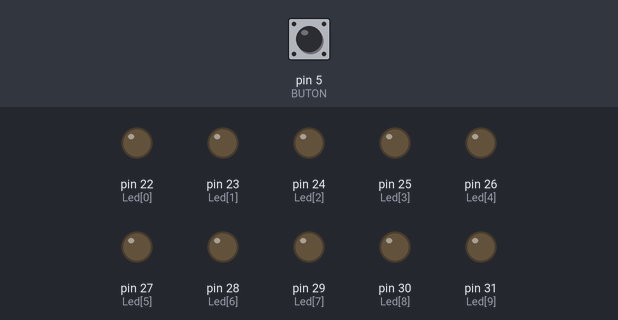
The sketch below on a simulated Arduino Mega 2560, built with avr-gcc and run on an emulated ATmega2560. Parts: output pins drawn as LEDs (lit = HIGH). The test bench sets the inputs (shaded band); at power-on: pin 5 (BUTON) HIGH.

Above: at 1.2 s.
1.3 s: pin 5 (BUTON) pulled LOW for 0.15 s
At 1.7 s:
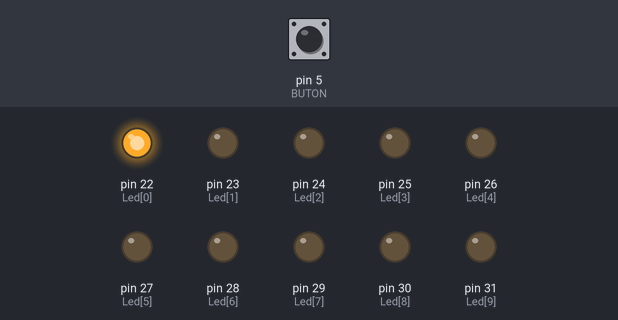
At 3.7 s:
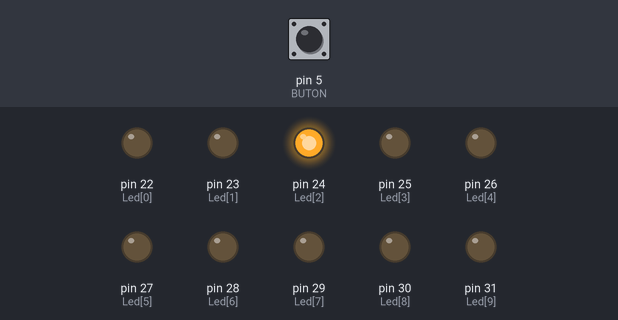
10.4 s: pin 5 (BUTON) pulled LOW for 1 s
At 12.6 s:
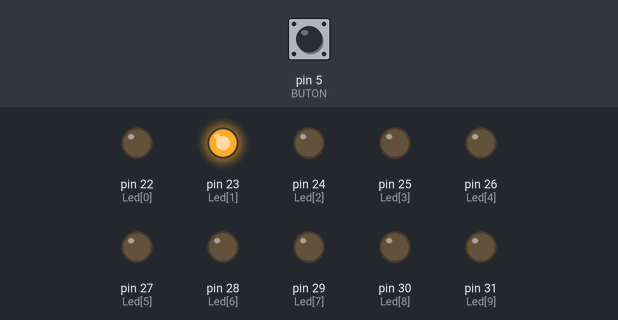
Timing chart, 0 to 22.3 s (numbered marks = the images above; inputs shaded):
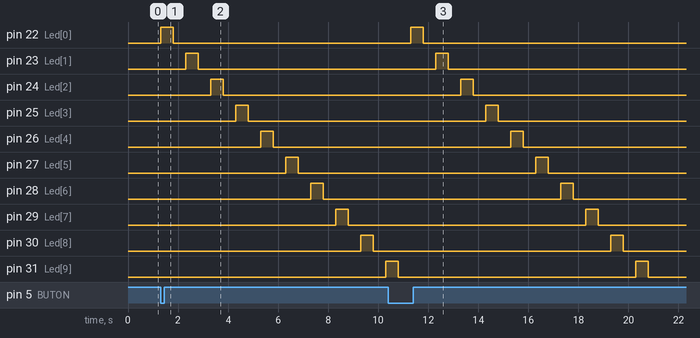

Measured:
- after the input at 1.3 s, pin 22 (Led[0]): LOW → HIGH at once, → LOW 0.50 s later; pin 23 (Led[1]): LOW → HIGH after 1.0 s, → LOW 0.50 s later; pin 24 (Led[2]): LOW → HIGH after 2.0 s, → LOW 0.50 s later; pin 25 (Led[3]): LOW → HIGH after 3.0 s, → LOW 0.50 s later; pin 26 (Led[4]): LOW → HIGH after 4.0 s, → LOW 0.50 s later
- after the input at 10.4 s, pin 22 (Led[0]): LOW → HIGH after 0.90 s, → LOW 0.50 s later; pin 23 (Led[1]): LOW → HIGH after 1.9 s, → LOW 0.50 s later; pin 24 (Led[2]): LOW → HIGH after 2.9 s, → LOW 0.50 s later; pin 25 (Led[3]): LOW → HIGH after 3.9 s, → LOW 0.50 s later; pin 26 (Led[4]): LOW → HIGH after 4.9 s, → LOW 0.50 s later

The sketch:

5_SV2_ARD_BUTONLA_SIRAYLA_LED_YAKMA.ino
```cpp
#define BUTON 5                                             //BUTON değşkeni ve bağlı olduğu pin tanımlanır

int Led [ ] = {22,23,24,25,26,27,28,29,30,31};              //10 adet LED ve bağlı olduğu pinler, Led değişkeni ile dizi şeklinde tanımlanır

int Buton_durumu=1;                                         //Buton_durumu tanımlanır ve butonun başlangıçtaki dijital durumu değişkene atanır(Butonlar pull-up bağlıolduğundan başlangıçtaki dijital udurmları 1'dir. Pull-down buton kullanılması durumunda başlangıçtaki dijital durumu 0 olarak girilmelidir)


void setup() {

 pinMode(BUTON,INPUT);                                      //BUTON'a giriş verilir

    for(int i=0; i<10; i++)                                 // i değişkeni ve başlangıç değeri tanımlanır. i değişkeni 0'dan başlayarak her seferinde 1 artırılır ve en son 9 değerini alıncaya kadar for döngüsü tekrar edilir.

    {
    pinMode(Led [i], OUTPUT);                               //10 adet LED'e i değişkeni kullanılarak çıkış verilir
    }

}

void loop() {

 Buton_durumu = digitalRead(BUTON);                         //Butona basılı olup olmadığı dijital olarak okunarak kontrol edilir ve durumu Buton_durumu değişkenine atanır

    if (Buton_durumu == 0)                                  //Buton basılıysa

    {
        for (int Sayici =0; Sayici<10; Sayici++)            //Sayici değişkeni ve başlangıç değeri tanımlanır. Sayici değişkeni 0'dan başlayarak her seferinde 1 artırılır ve en son 9 değerini alıncaya kadar for döngüsü tekrar edilir.

        {
        digitalWrite(Led [Sayici], HIGH);                  //Sayici değişkeni yardımıyla 10 adet LED'e sırayla dijital 1 (5V) verilir, LED yakılır
        delay(500);                                        //500 milisaniye bekleme süresi eklenir
        digitalWrite(Led [Sayici], LOW);                   //Sayici değişkeni yardımıyla 10 adet LED'e sırayla dijital 0 (0V) verilir, LED söndürülür
        delay (500);                                       //500 milisaniye bekleme süresi eklenir
        }

    }

}
```
